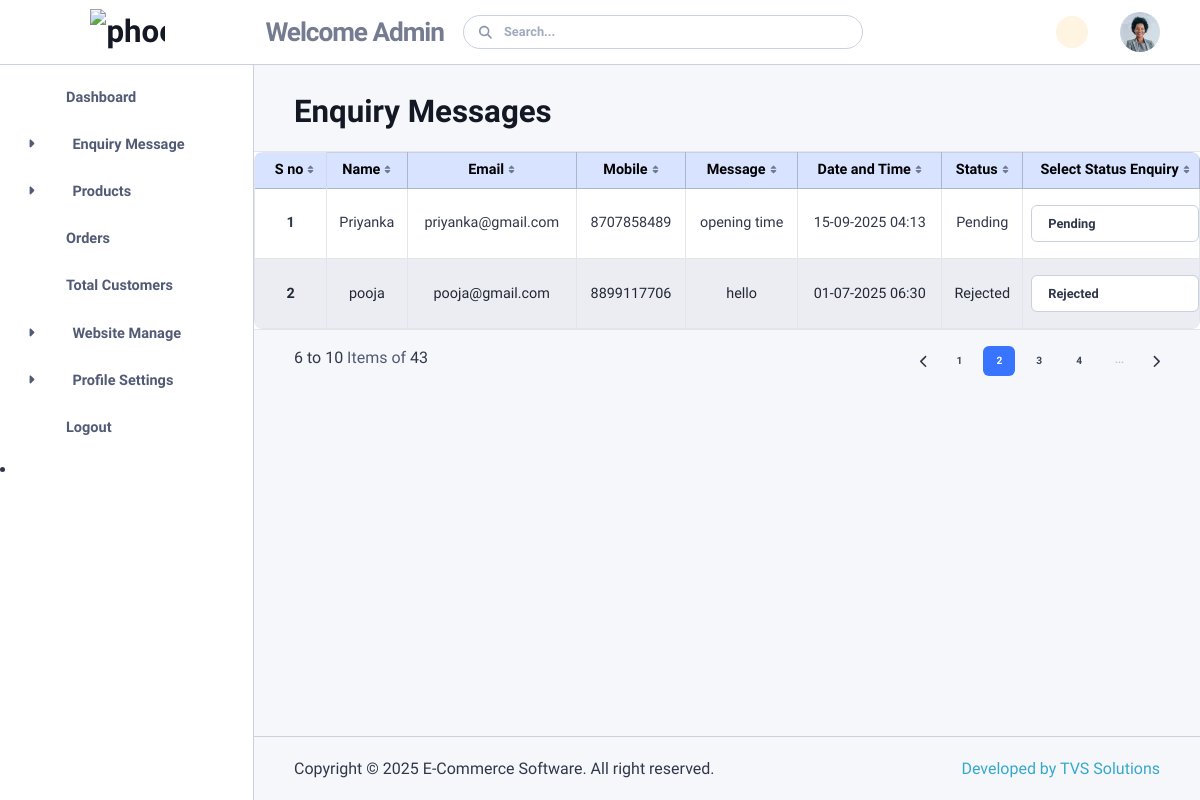
The app's page /admin_enquiry_message.php, older data.
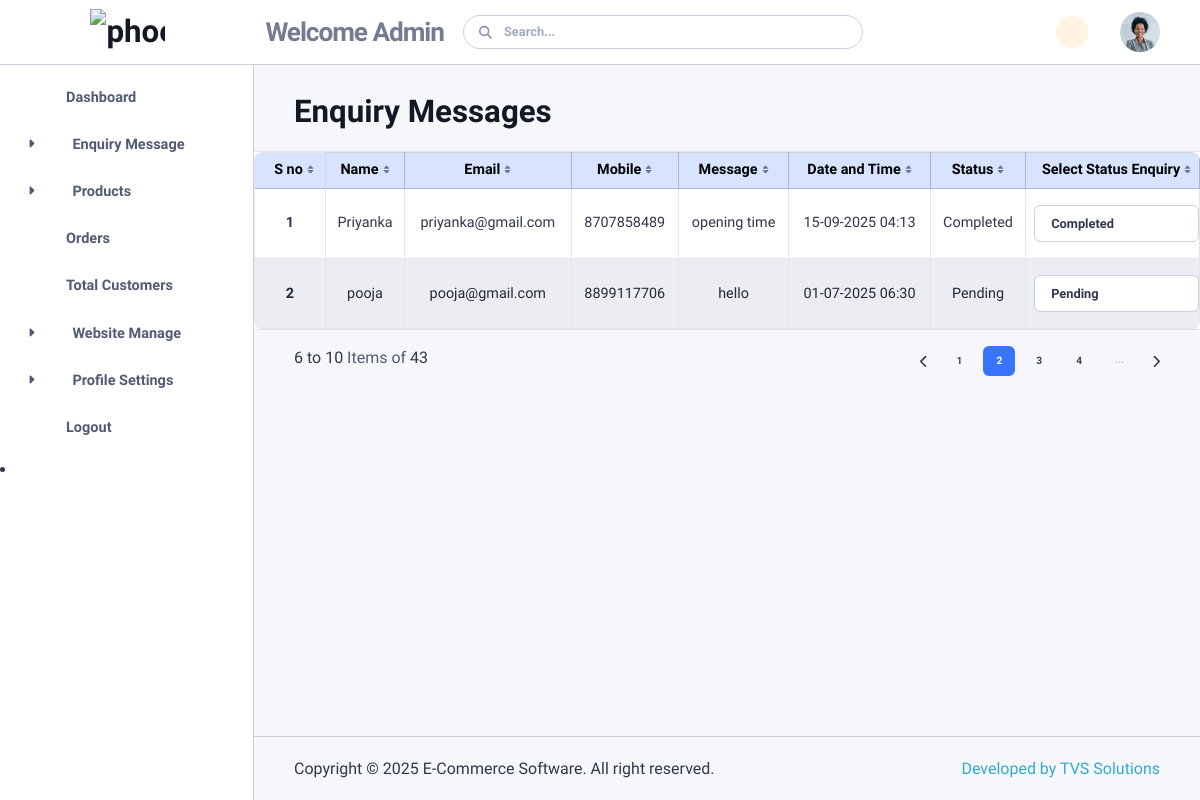
The same page, newer data.
### tables this page shows
CREATE TABLE `enquiry_message` (
  `id` int(35) NOT NULL,
  `name` varchar(35) NOT NULL,
  `email` varchar(200) NOT NULL,
  `mobile` bigint(35) NOT NULL,
  `message` varchar(40) NOT NULL,
  `status` varchar(40) NOT NULL,
  `created_at` timestamp NOT NULL DEFAULT current_timestamp()
);

### admin_enquiry_message.php (the view, shortened to what this page needs)
<?php include 'db_connection.php'; ?>
<?php include 'header.php'; ?>
<?php include 'sidebar.php'; ?>
<?php include 'top_navbar.php'; ?>
<div class="content">
  <h2 class="mb-4">Enquiry Messages</h2>
  <div id="tableExample2" data-list='{"valueNames":["name","email","age"],"page":5,"pagination":{"innerWindow":2,"left":1,"right":1}}'>
  <div class="table-responsive mx-n4  mx-lg-n6  bg-body-emphasis border-top border-bottom border-translucent position-relative mt-3" >
  <table class="table table-hover table-striped table-bordered table-large align-middle text-center shadow-lg rounded-3 overflow-hidden fs-9 mb-0">
  <thead class="table-primary text-dark">
                              <tr>
                                <th class="sort border-top border-translucent ps-3" data-sort="name">S no</th>
                                <th class="sort border-top" data-sort="email">Name</th>
                                <th class="sort border-top" data-sort="age">Email</th>
                                   <th class="sort border-top" data-sort="age">Mobile</th>
                                    <th class="sort border-top" data-sort="age">Message</th>
                                        <th class="sort border-top" data-sort="age">Date and Time</th>
                                         <th class="sort border-top" data-sort="age">Status</th>
                                           <th class="sort border-top" data-sort="age">Select Status Enquiry</th>
                              </tr>
                            </thead>
                            <tbody class="list">
                      <?php
$sql = "SELECT * FROM enquiry_message order BY id DESC";
$result = mysqli_query($conn, $sql);
$count = 0;
if (mysqli_num_rows($result) > 0) {
    while ($row = mysqli_fetch_assoc($result)) {
        $count++;
        ?>
        <tr>
            <th scope='row'><?php echo $count; ?></th>
            <td ><?php echo $row['name']; ?></td>
            <td><?php echo $row['email']; ?></td>
            <td><?php echo $row['mobile']; ?></td>
            <td><?php echo $row['message']; ?></td>
  <td><?php echo date("d-m-Y h:i", strtotime($row['created_at'])); ?></td>
 <td id="status-text-<?php echo $row['id']; ?>"><?php echo $row['status']; ?></td>
<td>
  <select data-id="<?php echo $row['id']; ?>" class="form-control status-dropdown">
    <option value="Pending" <?php echo ($row['status'] == 'Pending') ? 'selected' : ''; ?>>Pending</option>
    <option value="Completed" <?php echo ($row['status'] == 'Completed') ? 'selected' : ''; ?>>Completed</option>
    <option value="Rejected" <?php echo ($row['status'] == 'Rejected') ? 'selected' : ''; ?>>Rejected</option>
  </select>
</td>
        </tr>
        <?php
    }
}
 else {
    echo "No Enquiry message found";
}
?>
                            </tbody>
                          </table>
                        </div>
                        <div class="d-flex justify-content-between mt-3"><span class="d-none d-sm-inline-block" data-list-info="data-list-info">6 to 10 <span class="text-body-tertiary"> Items of </span>43</span>
                          <div class="d-flex"><button class="page-link" data-list-pagination="prev"></button>
                            <ul class="mb-0 pagination"><li><button class="page" type="button" data-i="1" data-page="5">1</button></li><li class="active"><button class="page" type="button" data-i="2" data-page="5">2</button></li><li><button class="page" type="button" data-i="3" data-page="5">3</button></li><li><button class="page" type="button" data-i="4" data-page="5">4</button></li><li class="disabled"><button class="page" type="button">...</button></li></ul><button class="page-link pe-0" data-list-pagination="next"></button>
                          </div>
                        </div>
                      </div>
                         <?php include 'footer.php'; ?>
                            </div>

Row changes from the older to the newer data that the page shows:
changed enquiry_message "Priyanka": status "Pending" → "Completed"; status+id "Pending" → "Completed"
changed enquiry_message "pooja": status "Rejected" → "Pending"; status+id "Rejected" → "Pending"
